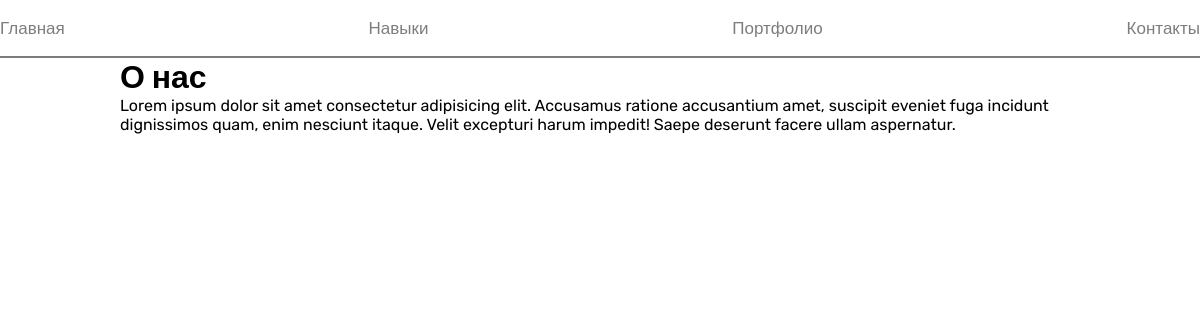
/skills, run on the app's committed database.
### tables this page shows
CREATE TABLE header(
id integer PRIMARY KEY AUTOINCREMENT,
title text NOT NULL,
url text NOT NULL
);

### index.py (the view)
@app.route('/skills')
def about_us():
    menu = GiveBase().getHeader()
    return render_template('about_us.html',menu = menu , title = "О нас")

### DBFile.py (called while the page is built)
def connect_db():
    conn = sqlite3.connect(app.config["DATABASE"])
    conn.row_factory = sqlite3.Row
    return conn

def get_db():
    if not hasattr(g, 'link_db'):
        g.link_db = connect_db()
    return g.link_db

### DBRequest.py (called while the page is built)
    def getHeader(self):
        sql = ''' SELECT * FROM header '''
        try:
            self.__cur.execute(sql)
            res = self.__cur.fetchall()
            if res: return res
        except:
                print("Ошибка чтения")
        return []

### index.py (called while the page is built)
def GiveBase():
    db = get_db()
    return DataBase(db)

### templates/about_us.html
{% extends 'base.html' %}
{% block content %}
{{ super() }}
<div class="container">
    <div class="about_us">
        <h1>{{ title }}</h1>
        <p>
            Lorem ipsum dolor sit amet consectetur adipisicing elit. Accusamus ratione accusantium amet, suscipit eveniet fuga incidunt dignissimos quam, enim nesciunt itaque. Velit excepturi harum impedit! Saepe deserunt facere ullam aspernatur.
        </p>
    </div>
</div>
{% endblock %}

### templates/base.html (shortened to what this page needs)
<!DOCTYPE html>
<html>
<head>
    <link rel="stylesheet" href="https://cdnjs.cloudflare.com/ajax/libs/font-awesome/6.4.0/css/all.min.css"/>
    <link type="text/css" href="{{ url_for('static' , filename='css/all.css') }}" rel="stylesheet"/>
</head>
<body>
{%- block content -%}
    {%- block mainmenu -%}
        <ul class="header">
            {%- for m in menu -%}
                <li><a href="{{ m.url }}" class="header_link">{{ m.title }}</a></li>
            {%- endfor -%}
        </ul>
    {%- endblock -%}
{%- endblock -%}
</body>
</html>

### static/css/all.css (style rules this page uses)
* { margin: 0; padding: 0; font-family: 'Instrument Sans', sans-serif; font-family: 'Open Sans', sans-serif; font-family: 'Roboto', sans-serif; font-family: 'Rubik', sans-serif; }
.header { display: flex; justify-content: space-between; align-items: center; list-style-type: none; height: 7vh; border-bottom: 2px solid rgb(125, 125, 125); }
.header_link { text-decoration: none; color: rgb(125, 125, 125); font-size: 17px; transition: .5s; }
.container { padding: 0 10%; }

### data on the page
header: title "Главная"
header: title "Навыки"
header: title "Портфолио"
header: title "Контакты"

### other printed values
{{ title }} "О нас"
